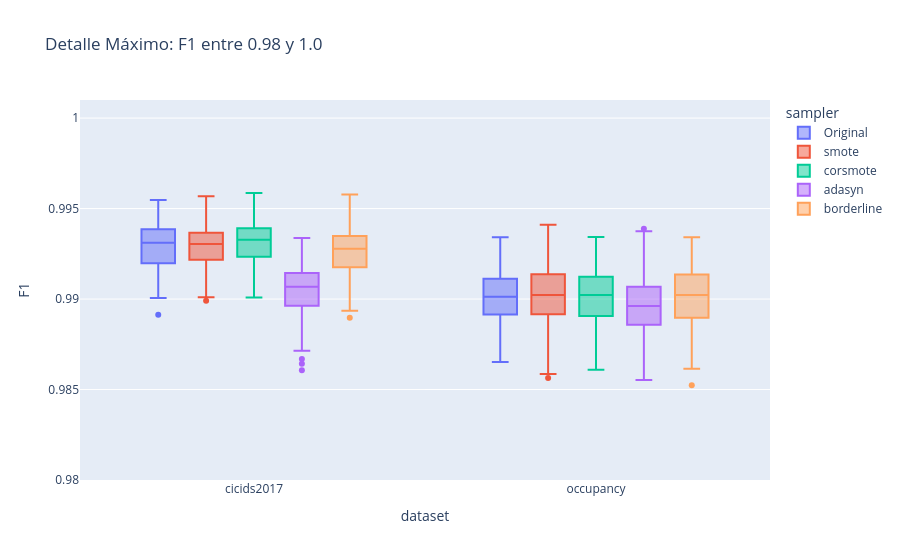

The notebook cell saved with this chart:
### Code cell
# --- GRÁFICA A: ULTRA-PRECISIÓN (0.98 a 1.0) ---
fig_ultra = px.box(df_ultra, x="dataset", y="F1", color="sampler", 
                   title="Detalle Máximo: F1 entre 0.98 y 1.0")
fig_ultra.update_yaxes(range=[0.98, 1.001]) # El 1.001 es para que no se corte la línea superior
fig_ultra.show()
fig_ultra.write_image("../F1_1_Ultra_Precision.pdf", width=1000, height=600)

### Figure 1 — Plotly figure (JSON) as saved in the notebook; plotly's stock layout.template omitted (floating-point values rounded to 4 significant figures; data arrays with more than 128 entries replaced by an {"elided": "..."} marker saying what was removed)
{"data": [{"alignmentgroup": "True", "hovertemplate": "sampler=Original<br>dataset=%{x}<br>F1=%{y}<extra></extra>", "legendgroup": "Original", "marker": {"color": "#636efa"}, "name": "Original", "notched": false, "offsetgroup": "Original", "orientation": "v", "showlegend": true, "type": "box", "x": {"elided": "180 str values"}, "x0": " ", "xaxis": "x", "y": {"elided": "180 float values"}, "y0": " ", "yaxis": "y"}, {"alignmentgroup": "True", "hovertemplate": "sampler=smote<br>dataset=%{x}<br>F1=%{y}<extra></extra>", "legendgroup": "smote", "marker": {"color": "#EF553B"}, "name": "smote", "notched": false, "offsetgroup": "smote", "orientation": "v", "showlegend": true, "type": "box", "x": {"elided": "540 str values"}, "x0": " ", "xaxis": "x", "y": {"elided": "540 float values"}, "y0": " ", "yaxis": "y"}, {"alignmentgroup": "True", "hovertemplate": "sampler=corsmote<br>dataset=%{x}<br>F1=%{y}<extra></extra>", "legendgroup": "corsmote", "marker": {"color": "#00cc96"}, "name": "corsmote", "notched": false, "offsetgroup": "corsmote", "orientation": "v", "showlegend": true, "type": "box", "x": {"elided": "540 str values"}, "x0": " ", "xaxis": "x", "y": {"elided": "540 float values"}, "y0": " ", "yaxis": "y"}, {"alignmentgroup": "True", "hovertemplate": "sampler=adasyn<br>dataset=%{x}<br>F1=%{y}<extra></extra>", "legendgroup": "adasyn", "marker": {"color": "#ab63fa"}, "name": "adasyn", "notched": false, "offsetgroup": "adasyn", "orientation": "v", "showlegend": true, "type": "box", "x": {"elided": "540 str values"}, "x0": " ", "xaxis": "x", "y": {"elided": "540 float values"}, "y0": " ", "yaxis": "y"}, {"alignmentgroup": "True", "hovertemplate": "sampler=borderline<br>dataset=%{x}<br>F1=%{y}<extra></extra>", "legendgroup": "borderline", "marker": {"color": "#FFA15A"}, "name": "borderline", "notched": false, "offsetgroup": "borderline", "orientation": "v", "showlegend": true, "type": "box", "x": {"elided": "540 str values"}, "x0": " ", "xaxis": "x", "y": {"elided": "540 float values"}, "y0": " ", "yaxis": "y"}], "layout": {"boxmode": "group", "legend": {"title": {"text": "sampler"}, "tracegroupgap": 0}, "title": {"text": "Detalle Máximo: F1 entre 0.98 y 1.0"}, "xaxis": {"anchor": "y", "domain": [0, 1], "title": {"text": "dataset"}}, "yaxis": {"anchor": "x", "domain": [0, 1], "range": [0.98, 1.001], "title": {"text": "F1"}}}}
